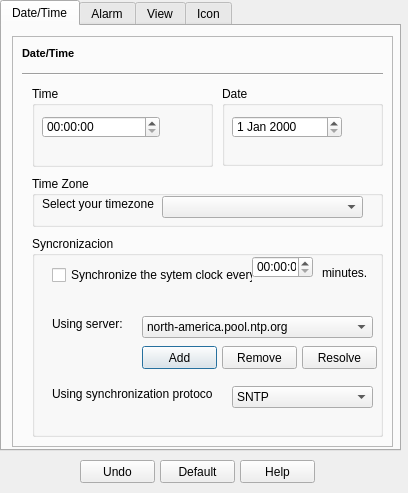
<?xml version="1.0" encoding="UTF-8"?>
<ui version="4.0">
 <class>Dialog</class>
 <widget class="QDialog" name="Dialog">
  <property name="geometry">
   <rect>
    <x>0</x>
    <y>0</y>
    <width>408</width>
    <height>493</height>
   </rect>
  </property>
  <property name="windowTitle">
   <string>Dialog</string>
  </property>
  <widget class="QTabWidget" name="tabWidget">
   <property name="geometry">
    <rect>
     <x>0</x>
     <y>0</y>
     <width>401</width>
     <height>451</height>
    </rect>
   </property>
   <property name="currentIndex">
    <number>0</number>
   </property>
   <widget class="QWidget" name="tab">
    <attribute name="title">
     <string>Date/Time</string>
    </attribute>
    <widget class="QFrame" name="frame">
     <property name="geometry">
      <rect>
       <x>10</x>
       <y>10</y>
       <width>381</width>
       <height>411</height>
      </rect>
     </property>
     <property name="frameShape">
      <enum>QFrame::StyledPanel</enum>
     </property>
     <property name="frameShadow">
      <enum>QFrame::Sunken</enum>
     </property>
     <widget class="QLabel" name="label">
      <property name="geometry">
       <rect>
        <x>10</x>
        <y>10</y>
        <width>61</width>
        <height>16</height>
       </rect>
      </property>
      <property name="text">
       <string>&lt;!DOCTYPE HTML PUBLIC &quot;-//W3C//DTD HTML 4.0//EN&quot; &quot;http://www.w3.org/TR/REC-html40/strict.dtd&quot;&gt;
&lt;html&gt;&lt;head&gt;&lt;meta name=&quot;qrichtext&quot; content=&quot;1&quot; /&gt;&lt;style type=&quot;text/css&quot;&gt;
p, li { white-space: pre-wrap; }
&lt;/style&gt;&lt;/head&gt;&lt;body style=&quot; font-family:'MS Shell Dlg 2'; font-size:8.25pt; font-weight:400; font-style:normal;&quot;&gt;
&lt;p style=&quot; margin-top:0px; margin-bottom:0px; margin-left:0px; margin-right:0px; -qt-block-indent:0; text-indent:0px;&quot;&gt;&lt;span style=&quot; font-size:8pt; font-weight:600;&quot;&gt;Date/Time&lt;/span&gt;&lt;/p&gt;&lt;/body&gt;&lt;/html&gt;</string>
      </property>
     </widget>
     <widget class="Line" name="line">
      <property name="geometry">
       <rect>
        <x>10</x>
        <y>30</y>
        <width>361</width>
        <height>16</height>
       </rect>
      </property>
      <property name="orientation">
       <enum>Qt::Horizontal</enum>
      </property>
     </widget>
     <widget class="QGroupBox" name="groupBox">
      <property name="geometry">
       <rect>
        <x>20</x>
        <y>200</y>
        <width>351</width>
        <height>201</height>
       </rect>
      </property>
      <property name="title">
       <string>Syncronizacion</string>
      </property>
      <widget class="QCheckBox" name="checkBox">
       <property name="geometry">
        <rect>
         <x>20</x>
         <y>30</y>
         <width>201</width>
         <height>18</height>
        </rect>
       </property>
       <property name="text">
        <string>Synchronize the sytem clock every:</string>
       </property>
      </widget>
      <widget class="QComboBox" name="comboBox">
       <property name="geometry">
        <rect>
         <x>110</x>
         <y>80</y>
         <width>231</width>
         <height>22</height>
        </rect>
       </property>
       <item>
        <property name="text">
         <string>north-america.pool.ntp.org</string>
        </property>
       </item>
      </widget>
      <widget class="QLabel" name="label_2">
       <property name="geometry">
        <rect>
         <x>20</x>
         <y>80</y>
         <width>81</width>
         <height>16</height>
        </rect>
       </property>
       <property name="text">
        <string>Using server:</string>
       </property>
      </widget>
      <widget class="QPushButton" name="pushButton">
       <property name="geometry">
        <rect>
         <x>110</x>
         <y>110</y>
         <width>75</width>
         <height>23</height>
        </rect>
       </property>
       <property name="text">
        <string>Add</string>
       </property>
      </widget>
      <widget class="QPushButton" name="pushButton_2">
       <property name="geometry">
        <rect>
         <x>190</x>
         <y>110</y>
         <width>75</width>
         <height>23</height>
        </rect>
       </property>
       <property name="text">
        <string>Remove</string>
       </property>
      </widget>
      <widget class="QPushButton" name="pushButton_3">
       <property name="geometry">
        <rect>
         <x>270</x>
         <y>110</y>
         <width>75</width>
         <height>23</height>
        </rect>
       </property>
       <property name="text">
        <string>Resolve</string>
       </property>
      </widget>
      <widget class="QLabel" name="label_4">
       <property name="geometry">
        <rect>
         <x>20</x>
         <y>150</y>
         <width>161</width>
         <height>16</height>
        </rect>
       </property>
       <property name="text">
        <string>Using synchronization protocol:</string>
       </property>
      </widget>
      <widget class="QComboBox" name="comboBox_2">
       <property name="geometry">
        <rect>
         <x>200</x>
         <y>150</y>
         <width>141</width>
         <height>22</height>
        </rect>
       </property>
       <item>
        <property name="text">
         <string>SNTP</string>
        </property>
       </item>
      </widget>
      <widget class="QTimeEdit" name="timeEdit_3">
       <property name="geometry">
        <rect>
         <x>220</x>
         <y>20</y>
         <width>61</width>
         <height>22</height>
        </rect>
       </property>
      </widget>
      <widget class="QLabel" name="label_7">
       <property name="geometry">
        <rect>
         <x>290</x>
         <y>30</y>
         <width>46</width>
         <height>13</height>
        </rect>
       </property>
       <property name="text">
        <string>minutes.</string>
       </property>
      </widget>
     </widget>
     <widget class="QGroupBox" name="groupBox_2">
      <property name="geometry">
       <rect>
        <x>20</x>
        <y>50</y>
        <width>181</width>
        <height>81</height>
       </rect>
      </property>
      <property name="title">
       <string>Time</string>
      </property>
      <widget class="QTimeEdit" name="timeEdit">
       <property name="geometry">
        <rect>
         <x>10</x>
         <y>30</y>
         <width>118</width>
         <height>22</height>
        </rect>
       </property>
      </widget>
     </widget>
     <widget class="QGroupBox" name="groupBox_3">
      <property name="geometry">
       <rect>
        <x>210</x>
        <y>50</y>
        <width>161</width>
        <height>80</height>
       </rect>
      </property>
      <property name="title">
       <string>Date</string>
      </property>
      <widget class="QDateEdit" name="dateEdit">
       <property name="geometry">
        <rect>
         <x>10</x>
         <y>30</y>
         <width>110</width>
         <height>22</height>
        </rect>
       </property>
      </widget>
     </widget>
     <widget class="QGroupBox" name="groupBox_4">
      <property name="geometry">
       <rect>
        <x>20</x>
        <y>140</y>
        <width>351</width>
        <height>51</height>
       </rect>
      </property>
      <property name="title">
       <string>Time Zone</string>
      </property>
      <widget class="QLabel" name="label_5">
       <property name="geometry">
        <rect>
         <x>10</x>
         <y>20</y>
         <width>131</width>
         <height>16</height>
        </rect>
       </property>
       <property name="text">
        <string>Select your timezone</string>
       </property>
      </widget>
      <widget class="QComboBox" name="comboBox_3">
       <property name="geometry">
        <rect>
         <x>130</x>
         <y>20</y>
         <width>201</width>
         <height>22</height>
        </rect>
       </property>
      </widget>
     </widget>
    </widget>
   </widget>
   <widget class="QWidget" name="tab_2">
    <attribute name="title">
     <string>Alarm</string>
    </attribute>
    <widget class="QFrame" name="frame_2">
     <property name="geometry">
      <rect>
       <x>10</x>
       <y>10</y>
       <width>381</width>
       <height>411</height>
      </rect>
     </property>
     <property name="frameShape">
      <enum>QFrame::StyledPanel</enum>
     </property>
     <property name="frameShadow">
      <enum>QFrame::Sunken</enum>
     </property>
     <widget class="QLabel" name="label_6">
      <property name="geometry">
       <rect>
        <x>10</x>
        <y>10</y>
        <width>61</width>
        <height>16</height>
       </rect>
      </property>
      <property name="text">
       <string>&lt;!DOCTYPE HTML PUBLIC &quot;-//W3C//DTD HTML 4.0//EN&quot; &quot;http://www.w3.org/TR/REC-html40/strict.dtd&quot;&gt;
&lt;html&gt;&lt;head&gt;&lt;meta name=&quot;qrichtext&quot; content=&quot;1&quot; /&gt;&lt;style type=&quot;text/css&quot;&gt;
p, li { white-space: pre-wrap; }
&lt;/style&gt;&lt;/head&gt;&lt;body style=&quot; font-family:'MS Shell Dlg 2'; font-size:8.25pt; font-weight:400; font-style:normal;&quot;&gt;
&lt;p style=&quot; margin-top:0px; margin-bottom:0px; margin-left:0px; margin-right:0px; -qt-block-indent:0; text-indent:0px;&quot;&gt;&lt;span style=&quot; font-size:8pt; font-weight:600;&quot;&gt;Alarm&lt;/span&gt;&lt;/p&gt;&lt;/body&gt;&lt;/html&gt;</string>
      </property>
     </widget>
     <widget class="Line" name="line_3">
      <property name="geometry">
       <rect>
        <x>10</x>
        <y>30</y>
        <width>361</width>
        <height>16</height>
       </rect>
      </property>
      <property name="orientation">
       <enum>Qt::Horizontal</enum>
      </property>
     </widget>
     <widget class="QGroupBox" name="groupBox_5">
      <property name="geometry">
       <rect>
        <x>10</x>
        <y>50</y>
        <width>351</width>
        <height>111</height>
       </rect>
      </property>
      <property name="title">
       <string>Alarm</string>
      </property>
      <widget class="QCheckBox" name="checkBox_2">
       <property name="geometry">
        <rect>
         <x>20</x>
         <y>80</y>
         <width>91</width>
         <height>18</height>
        </rect>
       </property>
       <property name="text">
        <string>Audible alarm</string>
       </property>
      </widget>
      <widget class="QCheckBox" name="checkBox_3">
       <property name="geometry">
        <rect>
         <x>120</x>
         <y>80</y>
         <width>91</width>
         <height>18</height>
        </rect>
       </property>
       <property name="text">
        <string>Message box</string>
       </property>
      </widget>
      <widget class="QRadioButton" name="radioButton">
       <property name="geometry">
        <rect>
         <x>20</x>
         <y>20</y>
         <width>82</width>
         <height>18</height>
        </rect>
       </property>
       <property name="text">
        <string>Alarm off</string>
       </property>
      </widget>
      <widget class="QRadioButton" name="radioButton_2">
       <property name="geometry">
        <rect>
         <x>20</x>
         <y>40</y>
         <width>82</width>
         <height>18</height>
        </rect>
       </property>
       <property name="text">
        <string>Alarm on</string>
       </property>
      </widget>
     </widget>
     <widget class="QGroupBox" name="groupBox_6">
      <property name="geometry">
       <rect>
        <x>10</x>
        <y>170</y>
        <width>181</width>
        <height>81</height>
       </rect>
      </property>
      <property name="title">
       <string>Time</string>
      </property>
      <widget class="QTimeEdit" name="timeEdit_2">
       <property name="geometry">
        <rect>
         <x>20</x>
         <y>30</y>
         <width>118</width>
         <height>22</height>
        </rect>
       </property>
      </widget>
     </widget>
     <widget class="QGroupBox" name="groupBox_7">
      <property name="geometry">
       <rect>
        <x>200</x>
        <y>170</y>
        <width>161</width>
        <height>80</height>
       </rect>
      </property>
      <property name="title">
       <string>Date</string>
      </property>
      <widget class="QDateEdit" name="dateEdit_2">
       <property name="geometry">
        <rect>
         <x>20</x>
         <y>30</y>
         <width>110</width>
         <height>22</height>
        </rect>
       </property>
      </widget>
     </widget>
    </widget>
   </widget>
   <widget class="QWidget" name="tab_3">
    <attribute name="title">
     <string>View</string>
    </attribute>
    <widget class="QFrame" name="frame_4">
     <property name="geometry">
      <rect>
       <x>0</x>
       <y>0</y>
       <width>521</width>
       <height>491</height>
      </rect>
     </property>
     <property name="frameShape">
      <enum>QFrame::StyledPanel</enum>
     </property>
     <property name="frameShadow">
      <enum>QFrame::Sunken</enum>
     </property>
     <widget class="QFrame" name="frame_3">
      <property name="geometry">
       <rect>
        <x>10</x>
        <y>10</y>
        <width>381</width>
        <height>411</height>
       </rect>
      </property>
      <property name="frameShape">
       <enum>QFrame::StyledPanel</enum>
      </property>
      <property name="frameShadow">
       <enum>QFrame::Sunken</enum>
      </property>
      <widget class="QLabel" name="label_3">
       <property name="geometry">
        <rect>
         <x>10</x>
         <y>10</y>
         <width>61</width>
         <height>16</height>
        </rect>
       </property>
       <property name="text">
        <string>&lt;!DOCTYPE HTML PUBLIC &quot;-//W3C//DTD HTML 4.0//EN&quot; &quot;http://www.w3.org/TR/REC-html40/strict.dtd&quot;&gt;
&lt;html&gt;&lt;head&gt;&lt;meta name=&quot;qrichtext&quot; content=&quot;1&quot; /&gt;&lt;style type=&quot;text/css&quot;&gt;
p, li { white-space: pre-wrap; }
&lt;/style&gt;&lt;/head&gt;&lt;body style=&quot; font-family:'MS Shell Dlg 2'; font-size:8.25pt; font-weight:400; font-style:normal;&quot;&gt;
&lt;p style=&quot; margin-top:0px; margin-bottom:0px; margin-left:0px; margin-right:0px; -qt-block-indent:0; text-indent:0px;&quot;&gt;&lt;span style=&quot; font-size:8pt; font-weight:600;&quot;&gt;View&lt;/span&gt;&lt;/p&gt;&lt;/body&gt;&lt;/html&gt;</string>
       </property>
      </widget>
      <widget class="Line" name="line_2">
       <property name="geometry">
        <rect>
         <x>10</x>
         <y>30</y>
         <width>361</width>
         <height>16</height>
        </rect>
       </property>
       <property name="orientation">
        <enum>Qt::Horizontal</enum>
       </property>
      </widget>
      <widget class="QGroupBox" name="groupBox_8">
       <property name="geometry">
        <rect>
         <x>10</x>
         <y>170</y>
         <width>291</width>
         <height>111</height>
        </rect>
       </property>
       <property name="title">
        <string>Color</string>
       </property>
       <widget class="QRadioButton" name="radioButton_3">
        <property name="geometry">
         <rect>
          <x>20</x>
          <y>20</y>
          <width>82</width>
          <height>18</height>
         </rect>
        </property>
        <property name="text">
         <string>Background</string>
        </property>
       </widget>
       <widget class="QRadioButton" name="radioButton_4">
        <property name="geometry">
         <rect>
          <x>20</x>
          <y>40</y>
          <width>82</width>
          <height>18</height>
         </rect>
        </property>
        <property name="text">
         <string>Face</string>
        </property>
       </widget>
       <widget class="QRadioButton" name="radioButton_5">
        <property name="geometry">
         <rect>
          <x>120</x>
          <y>20</y>
          <width>82</width>
          <height>18</height>
         </rect>
        </property>
        <property name="text">
         <string>Hour marks</string>
        </property>
       </widget>
       <widget class="QRadioButton" name="radioButton_6">
        <property name="geometry">
         <rect>
          <x>120</x>
          <y>40</y>
          <width>131</width>
          <height>18</height>
         </rect>
        </property>
        <property name="text">
         <string>Hour and minute hands</string>
        </property>
       </widget>
       <widget class="QPushButton" name="pushButton_7">
        <property name="geometry">
         <rect>
          <x>20</x>
          <y>70</y>
          <width>91</width>
          <height>23</height>
         </rect>
        </property>
        <property name="text">
         <string>Change color...</string>
        </property>
       </widget>
      </widget>
      <widget class="QGroupBox" name="groupBox_9">
       <property name="geometry">
        <rect>
         <x>10</x>
         <y>280</y>
         <width>141</width>
         <height>111</height>
        </rect>
       </property>
       <property name="title">
        <string>Font</string>
       </property>
       <widget class="QRadioButton" name="radioButton_7">
        <property name="geometry">
         <rect>
          <x>20</x>
          <y>20</y>
          <width>82</width>
          <height>18</height>
         </rect>
        </property>
        <property name="text">
         <string>Date</string>
        </property>
       </widget>
       <widget class="QRadioButton" name="radioButton_8">
        <property name="geometry">
         <rect>
          <x>20</x>
          <y>40</y>
          <width>82</width>
          <height>18</height>
         </rect>
        </property>
        <property name="text">
         <string>Time</string>
        </property>
       </widget>
       <widget class="QPushButton" name="pushButton_8">
        <property name="geometry">
         <rect>
          <x>20</x>
          <y>70</y>
          <width>91</width>
          <height>23</height>
         </rect>
        </property>
        <property name="text">
         <string>Change font...</string>
        </property>
       </widget>
      </widget>
      <widget class="QGroupBox" name="groupBox_10">
       <property name="geometry">
        <rect>
         <x>170</x>
         <y>40</y>
         <width>131</width>
         <height>131</height>
        </rect>
       </property>
       <property name="title">
        <string>Information</string>
       </property>
       <widget class="QRadioButton" name="radioButton_11">
        <property name="geometry">
         <rect>
          <x>10</x>
          <y>20</y>
          <width>82</width>
          <height>18</height>
         </rect>
        </property>
        <property name="text">
         <string>Time only</string>
        </property>
       </widget>
       <widget class="QRadioButton" name="radioButton_12">
        <property name="geometry">
         <rect>
          <x>10</x>
          <y>40</y>
          <width>82</width>
          <height>18</height>
         </rect>
        </property>
        <property name="text">
         <string>Date only</string>
        </property>
       </widget>
       <widget class="QRadioButton" name="radioButton_13">
        <property name="geometry">
         <rect>
          <x>10</x>
          <y>60</y>
          <width>111</width>
          <height>18</height>
         </rect>
        </property>
        <property name="text">
         <string>Both date and time</string>
        </property>
       </widget>
      </widget>
      <widget class="QGroupBox" name="groupBox_11">
       <property name="geometry">
        <rect>
         <x>10</x>
         <y>40</y>
         <width>141</width>
         <height>131</height>
        </rect>
       </property>
       <property name="title">
        <string>Mode</string>
       </property>
       <widget class="QRadioButton" name="radioButton_17">
        <property name="geometry">
         <rect>
          <x>20</x>
          <y>20</y>
          <width>82</width>
          <height>18</height>
         </rect>
        </property>
        <property name="text">
         <string>Digital</string>
        </property>
       </widget>
       <widget class="QRadioButton" name="radioButton_18">
        <property name="geometry">
         <rect>
          <x>20</x>
          <y>40</y>
          <width>82</width>
          <height>18</height>
         </rect>
        </property>
        <property name="text">
         <string>Analog</string>
        </property>
       </widget>
       <widget class="QCheckBox" name="checkBox_4">
        <property name="geometry">
         <rect>
          <x>30</x>
          <y>60</y>
          <width>91</width>
          <height>18</height>
         </rect>
        </property>
        <property name="text">
         <string>Second Hand</string>
        </property>
       </widget>
       <widget class="QCheckBox" name="checkBox_5">
        <property name="geometry">
         <rect>
          <x>30</x>
          <y>80</y>
          <width>91</width>
          <height>18</height>
         </rect>
        </property>
        <property name="text">
         <string>Hour marks</string>
        </property>
       </widget>
       <widget class="QCheckBox" name="checkBox_6">
        <property name="geometry">
         <rect>
          <x>30</x>
          <y>100</y>
          <width>91</width>
          <height>18</height>
         </rect>
        </property>
        <property name="text">
         <string>Minute marks</string>
        </property>
       </widget>
      </widget>
      <widget class="QGroupBox" name="groupBox_12">
       <property name="geometry">
        <rect>
         <x>170</x>
         <y>280</y>
         <width>131</width>
         <height>111</height>
        </rect>
       </property>
       <property name="title">
        <string>Display</string>
       </property>
       <widget class="QCheckBox" name="checkBox_7">
        <property name="geometry">
         <rect>
          <x>10</x>
          <y>20</y>
          <width>91</width>
          <height>18</height>
         </rect>
        </property>
        <property name="text">
         <string>Show Tittle bar</string>
        </property>
       </widget>
      </widget>
     </widget>
    </widget>
   </widget>
   <widget class="QWidget" name="tab_4">
    <attribute name="title">
     <string>Icon</string>
    </attribute>
   </widget>
  </widget>
  <widget class="QPushButton" name="pushButton_6">
   <property name="geometry">
    <rect>
     <x>160</x>
     <y>460</y>
     <width>75</width>
     <height>23</height>
    </rect>
   </property>
   <property name="text">
    <string>Default</string>
   </property>
  </widget>
  <widget class="QPushButton" name="pushButton_4">
   <property name="geometry">
    <rect>
     <x>80</x>
     <y>460</y>
     <width>75</width>
     <height>23</height>
    </rect>
   </property>
   <property name="text">
    <string>Undo</string>
   </property>
  </widget>
  <widget class="QPushButton" name="pushButton_5">
   <property name="geometry">
    <rect>
     <x>240</x>
     <y>460</y>
     <width>75</width>
     <height>23</height>
    </rect>
   </property>
   <property name="text">
    <string>Help</string>
   </property>
  </widget>
 </widget>
 <resources/>
 <connections/>
</ui>
